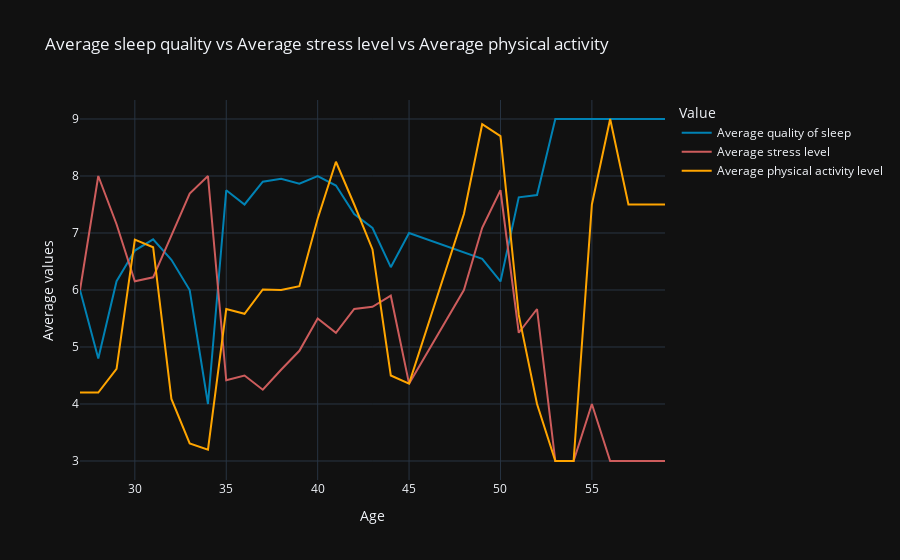

The notebook cell saved with this chart:
### Markdown cell above
We can see that Sleep Duration and Stress level have inverse dependence. Lets draw some more graphs if wee can find some patterns.

### Code cell
# group data by average values
grouped_df = df.groupby('Age').agg(
    average_physical=('Physical Activity Level', 'mean'),
    average_quality=('Quality of Sleep', 'mean'),
    average_stress=('Stress Level', 'mean')
).reset_index()

# add average sleep quality line
fig_phyz.add_trace(go.Scatter(
    x=grouped_df['Age'],
    y=grouped_df['average_quality'],
    mode='lines',
    name='Average quality of sleep',
    line=dict(color='rgb(0, 130, 180)')
))

# add average stress level line
fig_phyz.add_trace(go.Scatter(
    x=grouped_df['Age'],
    y=grouped_df['average_stress'],
    mode='lines',
    name='Average stress level',
    line=dict(color='rgb(205, 92, 92)')
))

# add physical activity line
fig_phyz.add_trace(go.Scatter(
    x=grouped_df['Age'],
    y=grouped_df['average_physical'] / 10,
    mode='lines',
    name='Average physical activity level',
    line=dict(color='orange')
))

# decorate
fig_phyz.update_layout(
    title='Average sleep quality vs Average stress level vs Average physical activity',
    xaxis_title='Age',
    yaxis_title='Average values',
    legend_title='Value',
    template='plotly_dark'
)

# show
fig_phyz.show()

### Figure 1 — Plotly figure (JSON) as saved in the notebook; plotly's stock layout.template omitted (floating-point values rounded to 4 significant figures)
{"data": [{"line": {"color": "rgb(0, 130, 180)"}, "mode": "lines", "name": "Average quality of sleep", "type": "scatter", "x": [27, 28, 29, 30, 31, 32, 33, 34, 35, 36, 37, 38, 39, 40, 41, 42, 43, 44, 45, 48, 49, 50, 51, 52, 53, 54, 55, 56, 57, 58, 59], "y": [6, 4.8, 6.154, 6.692, 6.889, 6.529, 6, 4, 7.75, 7.5, 7.9, 7.95, 7.867, 8, 7.833, 7.333, 7.088, 6.4, 7, 6.667, 6.545, 6.15, 7.625, 7.667, 9, 9, 9, 9, 9, 9, 9]}, {"line": {"color": "rgb(205, 92, 92)"}, "mode": "lines", "name": "Average stress level", "type": "scatter", "x": [27, 28, 29, 30, 31, 32, 33, 34, 35, 36, 37, 38, 39, 40, 41, 42, 43, 44, 45, 48, 49, 50, 51, 52, 53, 54, 55, 56, 57, 58, 59], "y": [6, 8, 7.154, 6.154, 6.222, 6.941, 7.692, 8, 4.417, 4.5, 4.25, 4.6, 4.933, 5.5, 5.25, 5.667, 5.706, 5.9, 4.357, 6, 7.091, 7.75, 5.25, 5.667, 3, 3, 4, 3, 3, 3, 3]}, {"line": {"color": "orange"}, "mode": "lines", "name": "Average physical activity level", "type": "scatter", "x": [27, 28, 29, 30, 31, 32, 33, 34, 35, 36, 37, 38, 39, 40, 41, 42, 43, 44, 45, 48, 49, 50, 51, 52, 53, 54, 55, 56, 57, 58, 59], "y": [4.2, 4.2, 4.615, 6.885, 6.75, 4.088, 3.308, 3.2, 5.667, 5.583, 6.01, 6, 6.067, 7.25, 8.25, 7.5, 6.712, 4.5, 4.357, 7.333, 8.909, 8.7, 5.562, 4, 3, 3, 7.5, 9, 7.5, 7.5, 7.5]}], "layout": {"legend": {"title": {"text": "Value"}}, "title": {"text": "Average sleep quality vs Average stress level vs Average physical activity"}, "xaxis": {"title": {"text": "Age"}}, "yaxis": {"title": {"text": "Average values"}}}}
